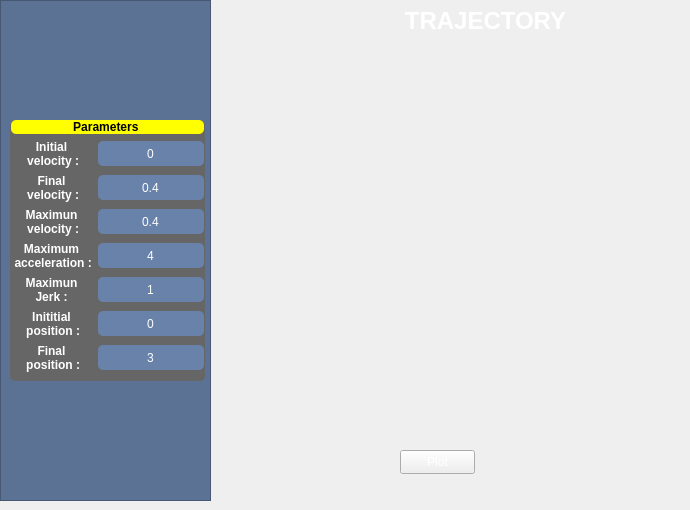
      <widget class="QWidget" name="tab_velocity">
       <attribute name="title">
        <string>Velocity profile</string>
       </attribute>
       <widget class="QCustomPlot" name="velProfilePlot" native="true">
        <property name="geometry">
         <rect>
          <x>220</x>
          <y>40</y>
          <width>461</width>
          <height>400</height>
         </rect>
        </property>
        <property name="sizePolicy">
         <sizepolicy hsizetype="Maximum" vsizetype="Maximum">
          <horstretch>0</horstretch>
          <verstretch>0</verstretch>
         </sizepolicy>
        </property>
       </widget>
       <widget class="QPushButton" name="plotButton">
        <property name="geometry">
         <rect>
          <x>400</x>
          <y>450</y>
          <width>75</width>
          <height>24</height>
         </rect>
        </property>
        <property name="cursor">
         <cursorShape>PointingHandCursor</cursorShape>
        </property>
        <property name="styleSheet">
         <string notr="true">color: rgb(255, 255, 255);</string>
        </property>
        <property name="text">
         <string>Plot</string>
        </property>
       </widget>
       <widget class="QLabel" name="label_14">
        <property name="geometry">
         <rect>
          <x>400</x>
          <y>10</y>
          <width>171</width>
          <height>21</height>
         </rect>
        </property>
        <property name="font">
         <font>
          <pointsize>18</pointsize>
          <bold>true</bold>
         </font>
        </property>
        <property name="styleSheet">
         <string notr="true">color: rgb(255, 255, 255);</string>
        </property>
        <property name="text">
         <string>TRAJECTORY</string>
        </property>
        <property name="alignment">
         <set>Qt::AlignCenter</set>
        </property>
       </widget>
       <widget class="QFrame" name="frame">
        <property name="geometry">
         <rect>
          <x>0</x>
          <y>0</y>
          <width>211</width>
          <height>501</height>
         </rect>
        </property>
        <property name="styleSheet">
         <string notr="true">background-color: rgb(91, 114, 148);</string>
        </property>
        <property name="frameShape">
         <enum>QFrame::StyledPanel</enum>
        </property>
        <property name="frameShadow">
         <enum>QFrame::Raised</enum>
        </property>
        <layout class="QVBoxLayout" name="verticalLayout_4">
         <item>
          <layout class="QHBoxLayout" name="horizontalLayout_3">
           <item>
            <spacer name="horizontalSpacer_5">
             <property name="orientation">
              <enum>Qt::Horizontal</enum>
             </property>
             <property name="sizeHint" stdset="0">
              <size>
               <width>40</width>
               <height>20</height>
              </size>
             </property>
            </spacer>
           </item>
           <item>
            <widget class="QFrame" name="frame_7">
             <property name="styleSheet">
              <string notr="true">background-color: rgb(102, 102, 102);
border-radius: 5px;

</string>
             </property>
             <property name="frameShape">
              <enum>QFrame::StyledPanel</enum>
             </property>
             <property name="frameShadow">
              <enum>QFrame::Raised</enum>
             </property>
             <layout class="QVBoxLayout" name="verticalLayout_3">
              <property name="sizeConstraint">
               <enum>QLayout::SetFixedSize</enum>
              </property>
              <property name="leftMargin">
               <number>1</number>
              </property>
              <property name="topMargin">
               <number>0</number>
              </property>
              <property name="rightMargin">
               <number>1</number>
              </property>
              <item>
               <widget class="QLabel" name="label_10">
                <property name="sizePolicy">
                 <sizepolicy hsizetype="Preferred" vsizetype="Maximum">
                  <horstretch>0</horstretch>
                  <verstretch>0</verstretch>
                 </sizepolicy>
                </property>
                <property name="font">
                 <font>
                  <bold>true</bold>
                 </font>
                </property>
                <property name="styleSheet">
                 <string notr="true">background-color: rgb(255, 255, 0);
border-radius: 5px;</string>
                </property>
                <property name="text">
                 <string>Parameters </string>
                </property>
                <property name="alignment">
                 <set>Qt::AlignCenter</set>
                </property>
               </widget>
              </item>
              <item>
               <layout class="QGridLayout" name="gridLayout_2">
                <item row="1" column="1">
                 <widget class="QLineEdit" name="lineEdit_vf">
                  <property name="sizePolicy">
                   <sizepolicy hsizetype="Maximum" vsizetype="Fixed">
                    <horstretch>0</horstretch>
                    <verstretch>0</verstretch>
                   </sizepolicy>
                  </property>
                  <property name="maximumSize">
                   <size>
                    <width>16777215</width>
                    <height>25</height>
                   </size>
                  </property>
                  <property name="styleSheet">
                   <string notr="true">background-color: rgb(104, 130, 170);
border-radius: 5px;
color: rgb(255, 255, 255);</string>
                  </property>
                  <property name="text">
                   <string>0.4</string>
                  </property>
                  <property name="alignment">
                   <set>Qt::AlignCenter</set>
                  </property>
                 </widget>
                </item>
                <item row="5" column="0">
                 <widget class="QLabel" name="label_12">
                  <property name="font">
                   <font>
                    <bold>true</bold>
                   </font>
                  </property>
                  <property name="styleSheet">
                   <string notr="true">color: rgb(255, 255, 255);</string>
                  </property>
                  <property name="text">
                   <string>Inititial 
 position :</string>
                  </property>
                  <property name="alignment">
                   <set>Qt::AlignCenter</set>
                  </property>
                 </widget>
                </item>
                <item row="5" column="1">
                 <widget class="QLineEdit" name="lineEdit_qi">
                  <property name="sizePolicy">
                   <sizepolicy hsizetype="Maximum" vsizetype="Fixed">
                    <horstretch>0</horstretch>
                    <verstretch>0</verstretch>
                   </sizepolicy>
                  </property>
                  <property name="maximumSize">
                   <size>
                    <width>16777215</width>
                    <height>25</height>
                   </size>
                  </property>
                  <property name="styleSheet">
                   <string notr="true">background-color: rgb(104, 130, 170);
border-radius: 5px;
color: rgb(255, 255, 255);</string>
                  </property>
                  <property name="text">
                   <string>0</string>
                  </property>
                  <property name="alignment">
                   <set>Qt::AlignCenter</set>
                  </property>
                 </widget>
                </item>
                <item row="0" column="0">
                 <widget class="QLabel" name="label_7">
                  <property name="font">
                   <font>
                    <bold>true</bold>
                   </font>
                  </property>
                  <property name="styleSheet">
                   <string notr="true">color: rgb(255, 255, 255);</string>
                  </property>
                  <property name="text">
                   <string>Initial 
 velocity :</string>
                  </property>
                  <property name="alignment">
                   <set>Qt::AlignCenter</set>
                  </property>
                 </widget>
                </item>
                <item row="3" column="0">
                 <widget class="QLabel" name="label_5">
                  <property name="font">
                   <font>
                    <bold>true</bold>
                   </font>
                  </property>
                  <property name="styleSheet">
                   <string notr="true">color: rgb(255, 255, 255);</string>
                  </property>
                  <property name="text">
                   <string>Maximum
 acceleration :</string>
                  </property>
                  <property name="alignment">
                   <set>Qt::AlignCenter</set>
                  </property>
                 </widget>
                </item>
                <item row="1" column="0">
                 <widget class="QLabel" name="label_8">
                  <property name="font">
                   <font>
                    <bold>true</bold>
                   </font>
                  </property>
                  <property name="styleSheet">
                   <string notr="true">color: rgb(255, 255, 255);</string>
                  </property>
                  <property name="text">
                   <string>Final 
 velocity :</string>
                  </property>
                  <property name="alignment">
                   <set>Qt::AlignCenter</set>
                  </property>
                 </widget>
                </item>
                <item row="0" column="1">
                 <widget class="QLineEdit" name="lineEdit_vi">
                  <property name="sizePolicy">
                   <sizepolicy hsizetype="Maximum" vsizetype="Fixed">
                    <horstretch>0</horstretch>
                    <verstretch>0</verstretch>
                   </sizepolicy>
                  </property>
                  <property name="maximumSize">
                   <size>
                    <width>16777215</width>
                    <height>25</height>
                   </size>
                  </property>
                  <property name="styleSheet">
                   <string notr="true">background-color: rgb(104, 130, 170);
border-radius: 5px;
color: rgb(255, 255, 255);</string>
                  </property>
                  <property name="text">
                   <string>0</string>
                  </property>
                  <property name="alignment">
                   <set>Qt::AlignCenter</set>
                  </property>
                 </widget>
                </item>
                <item row="4" column="0">
                 <widget class="QLabel" name="label_6">
                  <property name="font">
                   <font>
                    <bold>true</bold>
                   </font>
                  </property>
                  <property name="styleSheet">
                   <string notr="true">color: rgb(255, 255, 255);</string>
                  </property>
                  <property name="text">
                   <string>Maximun 
 Jerk : </string>
                  </property>
                  <property name="alignment">
                   <set>Qt::AlignCenter</set>
                  </property>
                 </widget>
                </item>
                <item row="2" column="1">
                 <widget class="QLineEdit" name="lineEdit_vm">
                  <property name="sizePolicy">
                   <sizepolicy hsizetype="Maximum" vsizetype="Fixed">
                    <horstretch>0</horstretch>
                    <verstretch>0</verstretch>
                   </sizepolicy>
                  </property>
                  <property name="maximumSize">
                   <size>
                    <width>16777215</width>
                    <height>25</height>
                   </size>
                  </property>
                  <property name="styleSheet">
                   <string notr="true">background-color: rgb(104, 130, 170);
border-radius: 5px;
color: rgb(255, 255, 255);</string>
                  </property>
                  <property name="text">
                   <string>0.4</string>
                  </property>
                  <property name="alignment">
                   <set>Qt::AlignCenter</set>
                  </property>
                 </widget>
                </item>
                <item row="3" column="1">
                 <widget class="QLineEdit" name="lineEdit_am">
                  <property name="sizePolicy">
                   <sizepolicy hsizetype="Maximum" vsizetype="Fixed">
                    <horstretch>0</horstretch>
                    <verstretch>0</verstretch>
                   </sizepolicy>
                  </property>
                  <property name="maximumSize">
                   <size>
                    <width>16777215</width>
                    <height>25</height>
                   </size>
                  </property>
                  <property name="styleSheet">
                   <string notr="true">background-color: rgb(104, 130, 170);
border-radius: 5px;
color: rgb(255, 255, 255);</string>
                  </property>
                  <property name="text">
                   <string>4</string>
                  </property>
                  <property name="alignment">
                   <set>Qt::AlignCenter</set>
                  </property>
                 </widget>
                </item>
                <item row="6" column="0">
                 <widget class="QLabel" name="label_13">
                  <property name="font">
                   <font>
                    <bold>true</bold>
                   </font>
                  </property>
                  <property name="styleSheet">
                   <string notr="true">color: rgb(255, 255, 255);</string>
                  </property>
                  <property name="text">
                   <string>Final 
 position :</string>
                  </property>
                  <property name="alignment">
                   <set>Qt::AlignCenter</set>
                  </property>
                 </widget>
                </item>
                <item row="6" column="1">
                 <widget class="QLineEdit" name="lineEdit_qf">
                  <property name="sizePolicy">
                   <sizepolicy hsizetype="Maximum" vsizetype="Fixed">
                    <horstretch>0</horstretch>
                    <verstretch>0</verstretch>
                   </sizepolicy>
                  </property>
                  <property name="maximumSize">
                   <size>
                    <width>16777215</width>
                    <height>25</height>
                   </size>
                  </property>
                  <property name="styleSheet">
                   <string notr="true">background-color: rgb(104, 130, 170);
border-radius: 5px;
color: rgb(255, 255, 255);</string>
                  </property>
                  <property name="text">
                   <string>3</string>
                  </property>
                  <property name="alignment">
                   <set>Qt::AlignCenter</set>
                  </property>
                 </widget>
                </item>
                <item row="4" column="1">
                 <widget class="QLineEdit" name="lineEdit_jm">
                  <property name="sizePolicy">
                   <sizepolicy hsizetype="Maximum" vsizetype="Fixed">
                    <horstretch>0</horstretch>
                    <verstretch>0</verstretch>
                   </sizepolicy>
                  </property>
                  <property name="maximumSize">
                   <size>
                    <width>16777215</width>
                    <height>25</height>
                   </size>
                  </property>
                  <property name="styleSheet">
                   <string notr="true">background-color: rgb(104, 130, 170);
border-radius: 5px;
color: rgb(255, 255, 255);</string>
                  </property>
                  <property name="text">
                   <string>1</string>
                  </property>
                  <property name="alignment">
                   <set>Qt::AlignCenter</set>
                  </property>
                 </widget>
                </item>
                <item row="2" column="0">
                 <widget class="QLabel" name="label_4">
                  <property name="font">
                   <font>
                    <bold>true</bold>
                   </font>
                  </property>
                  <property name="styleSheet">
                   <string notr="true">color: rgb(255, 255, 255);</string>
                  </property>
                  <property name="text">
                   <string>Maximun 
 velocity :</string>
                  </property>
                  <property name="alignment">
                   <set>Qt::AlignCenter</set>
                  </property>
                 </widget>
                </item>
               </layout>
              </item>
             </layout>
            </widget>
           </item>
           <item>
            <spacer name="horizontalSpacer_6">
             <property name="orientation">
              <enum>Qt::Horizontal</enum>
             </property>
             <property name="sizeHint" stdset="0">
              <size>
               <width>40</width>
               <height>20</height>
              </size>
             </property>
            </spacer>
           </item>
          </layout>
         </item>
        </layout>
       </widget>
      </widget>
